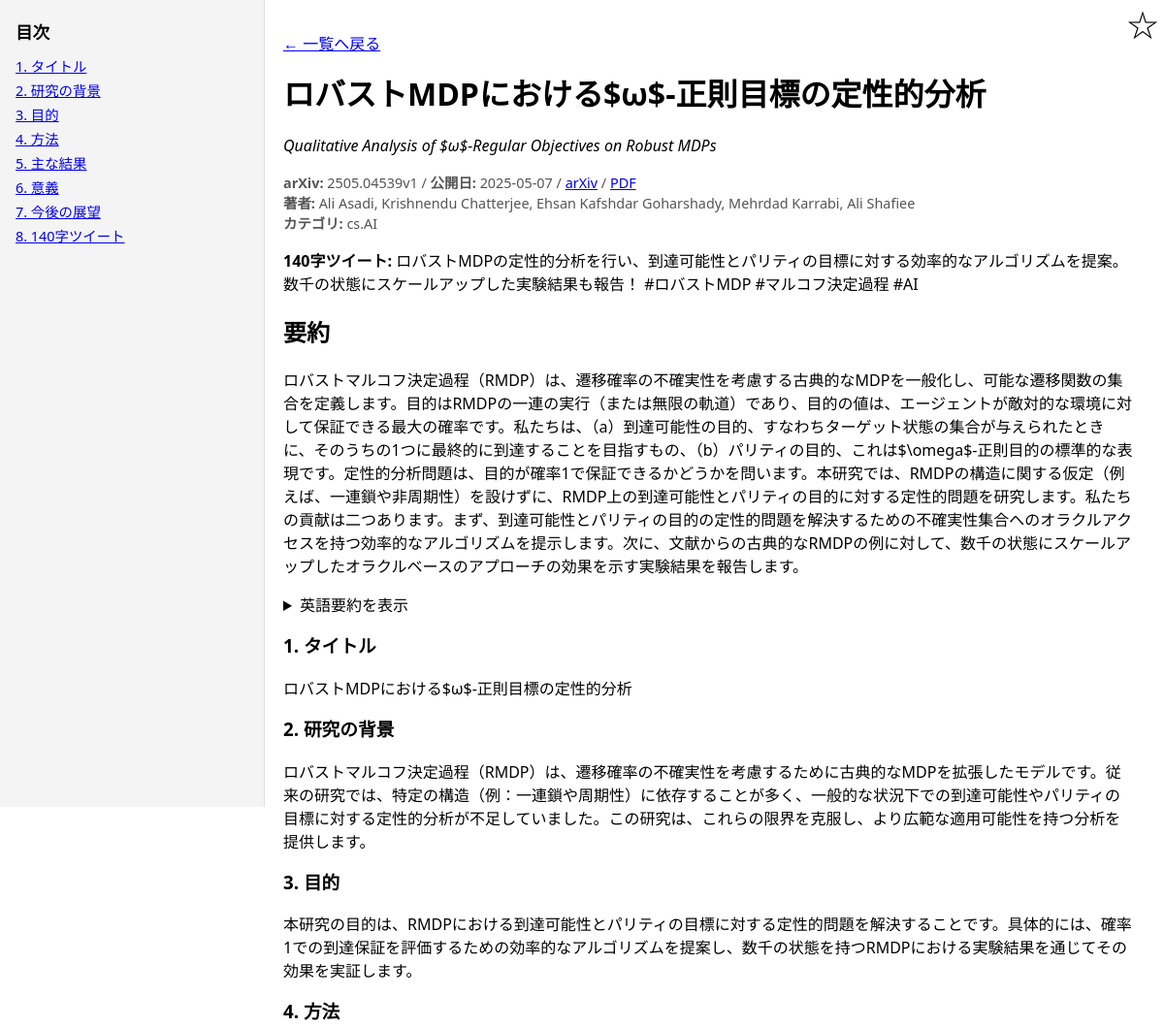
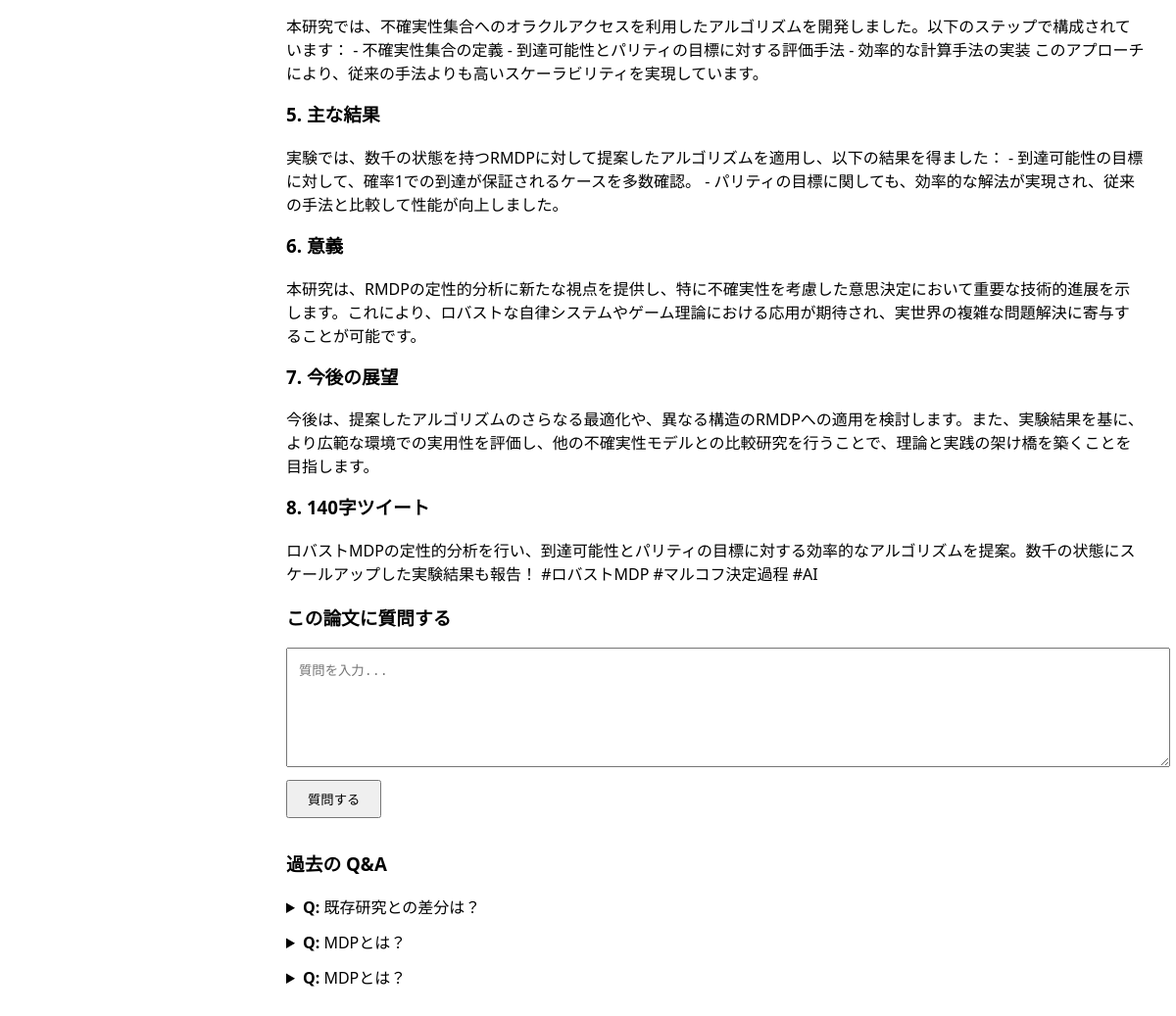
Screenshot of /paper/20 with the database file from the repository (2 pictures, top to bottom).
### tables this page shows
CREATE TABLE papers (
    id              INTEGER PRIMARY KEY AUTOINCREMENT,
    arxiv_id        TEXT    NOT NULL UNIQUE,
    title_en        TEXT    NOT NULL,
    title_ja        TEXT,
    abstract_en     TEXT    NOT NULL,
    abstract_ja     TEXT,
    pdf_url         TEXT,
    created_at      DATETIME DEFAULT CURRENT_TIMESTAMP,
    translated_at   DATETIME
, favorite INTEGER DEFAULT 0, analysis_ja TEXT, tweet_ja   TEXT, authors TEXT, categories TEXT, comment TEXT, published_at DATETIME);

CREATE TABLE qa (
    id          INTEGER PRIMARY KEY AUTOINCREMENT,
    paper_id    INTEGER NOT NULL REFERENCES papers(id) ON DELETE CASCADE,
    question    TEXT    NOT NULL,
    answer_md   TEXT    NOT NULL,       -- 回答を Markdown 原文で保持
    created_at  DATETIME DEFAULT CURRENT_TIMESTAMP
);

### app.py (the view)
@app.route("/paper/<int:paper_id>")
def paper_detail(paper_id: int):
    with closing(get_db()) as conn:
        p = conn.execute("SELECT * FROM papers WHERE id=?", (paper_id,)).fetchone()
        if not p:
            return redirect(url_for("index"))
        qa = conn.execute(
            "SELECT * FROM qa WHERE paper_id=? ORDER BY created_at DESC", (paper_id,)
        ).fetchall()
    analysis_html = markdown.markdown(p["analysis_ja"] or "", extensions=MD_EXT)
    qa_list = [
        {
            "question": q["question"],
            "answer_html": markdown.markdown(q["answer_md"], extensions=MD_EXT),
            "created_at": q["created_at"][:10],
        }
        for q in qa
    ]
    return render_template("paper.html", paper=p, analysis_html=analysis_html, qa_list=qa_list)

### app.py (called while the page is built)
def get_db():
    conn = sqlite3.connect(DB_PATH)
    conn.row_factory = sqlite3.Row
    return conn

### templates/paper.html (shortened to what this page needs)
<!doctype html>
<html lang="ja">
<head>
<link rel="stylesheet" href="https://cdn.jsdelivr.net/npm/modern-css-reset/dist/reset.min.css">
</head>
<body>
<nav id="toc"><h2>目次</h2><ul id="toc-list"></ul></nav>
<div id="content">
  <a href="{{ url_for('index') }}">&larr; 一覧へ戻る</a>
  <button class="fav">{{ '★' if paper.favorite else '☆' }}</button>
  <h1 style="margin-top:1rem">{{ paper.title_ja }}</h1>
  <p><em>{{ paper.title_en }}</em></p>
  <div class="meta">
    <strong>arXiv:</strong> {{ paper.arxiv_id }} /
    {% if paper.published_at %}<strong>公開日:</strong> {{ paper.published_at.split('T')[0] }} /{% endif %}
    <a href="https://arxiv.org/abs/{{ paper.arxiv_id }}" target="_blank">arXiv</a>
    {% if paper.pdf_url %}/ <a href="{{ paper.pdf_url }}" target="_blank">PDF</a>{% endif %}
    <br><strong>著者:</strong> {{ paper.authors }}<br>
    <strong>カテゴリ:</strong> {{ paper.categories }}
  </div>
  {% if paper.tweet_ja %}<p><strong>140字ツイート:</strong> {{ paper.tweet_ja }}</p>{% endif %}
  <h2>要約</h2>
  <p>{{ paper.abstract_ja }}</p>
  <details><summary>英語要約を表示</summary><p>{{ paper.abstract_en }}</p></details>
  <section class="analysis">{{ analysis_html | safe }}</section>
  <section id="ask-form">
    <h3>この論文に質問する</h3>
    <textarea id="question" placeholder="質問を入力..."></textarea>
    <button class="ask" onclick="ask()">質問する</button>
  </section>
  <h3 style="margin-top:2rem">過去の Q&A</h3>
  <div id="qa-history">
    {% for qa in qa_list %}
      <details>
        <summary><strong>Q:</strong> {{ qa.question }}</summary>
      </details>
    {% else %}
      <p>まだ質問はありません。</p>
    {% endfor %}
  </div>
</div>
</body></html>

### templates/paper.html (style rules this page uses)
body { font-family:system-ui,sans-serif;margin:0 }
#toc { position:fixed;left:0;top:0;height:100vh;width:240px;padding:1rem;background:#f4f4f4; border-right:1px solid #ddd;overflow-y:auto }
#content { margin-left:260px;padding:2rem;position:relative }
#toc h2 { font-size:1.1rem;margin:.25rem 0 .75rem }
#toc ul { list-style:none;margin:0;padding:0;font-size:.9rem }
button.fav { position:absolute;top:0;right:0;background:none;border:none;font-size:2rem;cursor:pointer }
.meta { margin:.5rem 0 1rem;font-size:.9rem;color:#555 }
.analysis h3 { margin-top:1rem }
textarea { width:100%;height:6rem;padding:.75rem }
button.ask { margin-top:.5rem;padding:.5rem 1.25rem }
details { margin-bottom:.75rem }

### rows the page displays
papers: favorite "☆", title_ja "ロバストMDPにおける$ω$-正則目標の定性的分析", title_en "Qualitative Analysis of $ω$-Regular Objectives on Robust MDPs", arxiv_id "2505.04539v1", published_at "2025-05-07", authors "Ali Asadi, Krishnendu Chatterjee, Ehsan Kafshdar Goharshady, Mehrdad Karrabi, Ali Shafiee", categories "cs.AI", tweet_ja "ロバストMDPの定性的分析を行い、到達可能性とパリティの目標に対する効率的なアルゴリズムを提案。数千の状態にスケールアップした実験結果も報告！ #ロバストMDP #マルコフ決定過程 #AI", abstract_ja "ロバストマルコフ決定過程（RMDP）は、遷移確率の不確実性を考慮する古典的なMDPを一般化し、可能な遷移関数の集合を定義します。目的はRMDPの一連の実行（または無限の軌道）であり、目的の値は、エージェントが敵対的な環境に対して保証できる最大の確率です。私たちは、（a）到達可能性の目的、すなわちターゲット状態の集合が与えられたときに、そのうちの1つに最終的に到達することを目指すもの、（b）パリティの目的、これは$\\omega$-正則目的の標準的な表現です。定性的分析問題は、目的が確率1で保証できるかどうかを問います。本研究では、RMDPの構造に関する仮定（例えば、一連鎖や非周期性）を設けずに、RMDP上の到達可能性とパリティの目的に対する定性的問題を研究します。私たちの貢献は二つあります。まず、到達可能性とパリティの目的の定性的問題を解決するための不確実性集合へのオラクルアクセスを持つ効率的なアルゴリズムを提示します。次に、文献からの古典的なRMDPの例に対して、数千の状態にスケールアップしたオラクルベースのアプローチの効果を示す実験結果を報告します。", tweet_ja "1. タイトル ロバストMDPにおける$ω$-正則目標の定性的分析 2. 研究の背景 ロバストマルコフ決定過程（RMDP）は、遷移確率の不確実性を考慮するために古典的なMDPを拡張したモデルです。従来の研究では、特定の構造（例：一連鎖や周期性）に依存することが多く、一般的な状況下での到達可能性やパリティの目標に対する定性的分析が不足していました。この研究は、これらの限界を克服し、より広範な適用可能性を持つ分析を提供します。 3. 目的 本研究の目的は、RMDPにおける到達可能性とパリティの目標に対する定性的問題を解決することです。具体的には、確率1での到達保証を評価するための効率的なアルゴリズムを提案し、数千の状態を持つRMDPにおける実験結果を通じてその効果を実証します。 4. 方法 本研究では、不確実性集合へのオラクルアクセスを利用したアルゴリズムを開発しました。以下のステップで構成されています： - 不確実性集合の定義 - 到達可能性とパリティの目標に対する評価手法 - 効率的な計算手法の実装 このアプローチにより、従来の手法よりも高いスケーラビリティを実現しています。 5. 主な結果 実験では、数千の状態を持つRMDPに対して提案したアルゴリズムを適用し、以下の結果を得ました： - 到達可能性の目標に対して、確率1での到達が保証されるケースを多数確認。 - パリティの目標に関しても、効率的な解法が実現され、従来の手法と比較して性能が向上しました。 6. 意義…"
qa: question "既存研究との差分は？"
qa: question "MDPとは？"
qa: question "MDPとは？"
